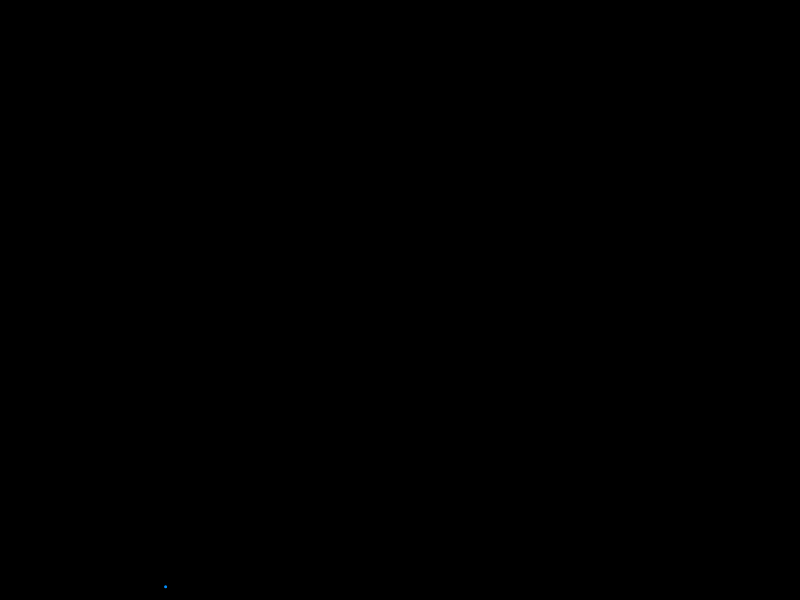
Frame 1 (no input)
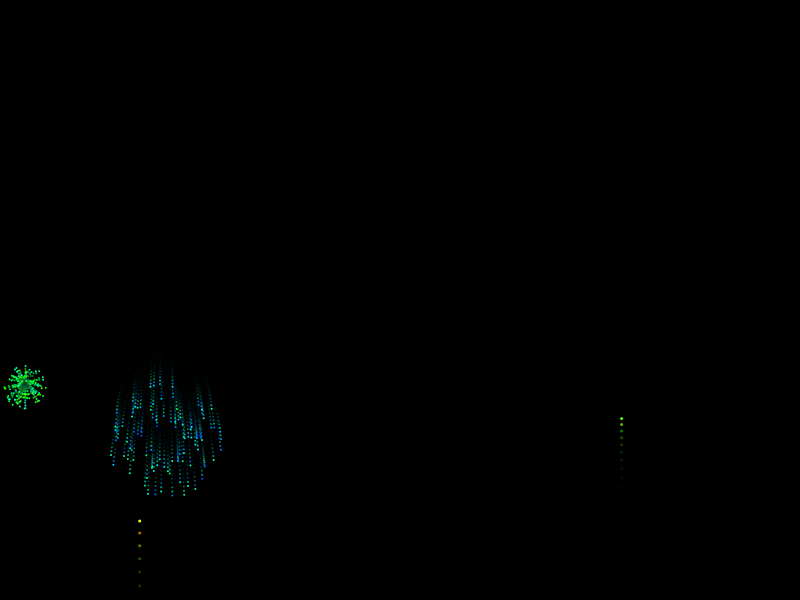
Frame 60 (no input)
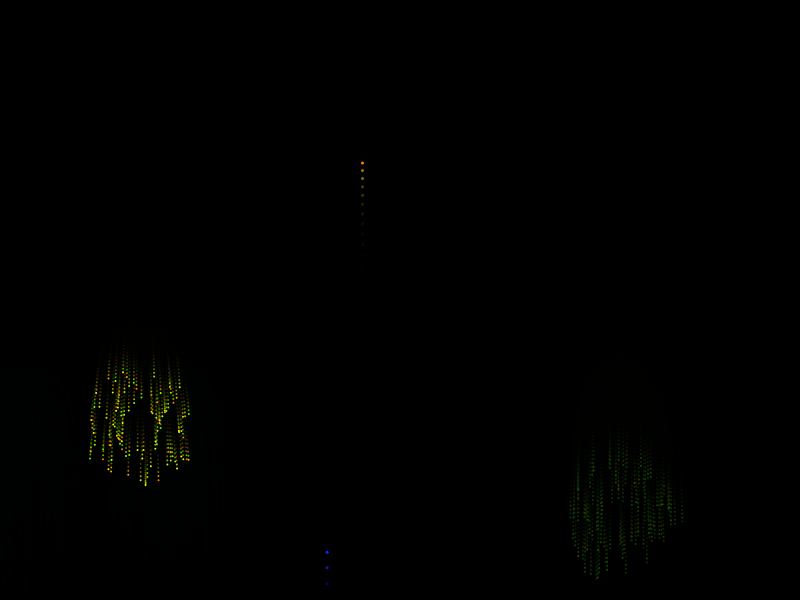
Frame 120 (the mouse pressed at the canvas centre since frame 60)

The p5.js sketch that drew these frames (run headless with seeded random() and noise() and a simulated clock; from frame 60 on, the mouse is pressed at the canvas centre):

// p5.js sketch
// ── sketch.js
var fireworks = [];
var gravity;

function setup() {
	createCanvas(800, 600);
	colorMode(HSB);
	stroke(255);
	strokeWeight(3);
	gravity = createVector(0, 0.4);
	fireworks.push(new Firework());
	background(0,80);
}

function draw() {
	colorMode(RGB);
	background(0,80);
	colorMode(HSB);
	if (random(1) < 0.04) {
		fireworks.push(new Firework());
	}
	for (var i = 0; i < fireworks.length; i++) {
		fireworks[i].update();
		fireworks[i].show();
		if (fireworks[i].particles.length > 0) {
			if(fireworks[i].particles[0].lifespan < 0) {
				fireworks.splice(i,1);
			}
		}
	}

}

// ── firework.js
function Firework() {
  this.hue = random(255);
  this.firework =
  new Particle(random(width),height,this.hue,true);
  this.exploded = false;
  this.particles = [];

  this.update = function() {
    if (!this.exploded) {
      this.firework.applyForce(gravity);
		  this.firework.update();
      if (this.firework.vel.y >= 0) {
        this.expolde();
      }
    }
    for (var i = 0; i <this.particles.length; i++) {
      this.particles[i].applyForce(gravity);
      this.particles[i].update();
    }
  }

  this.show = function() {
    if (!this.exploded) {
      this.firework.show();
    }
    for (var i = 0; i <this.particles.length; i++) {
      this.particles[i].show();
    }
  }

  this.expolde = function() {
    this.exploded = true;
    for (var i = 0; i < 100; i++) {
      this.particles.push(new Particle
        (this.firework.pos.x,
          this.firework.pos.y, this.hue));
    }
  }
}

// ── particle.js
function Particle(x, y, hue, firework) {
  this.hue = hue;
  this.pos = createVector(x, y);
  this.lifespan = 255;
  this.firework = firework;
  //this.vel = createVector(0, -12);
  if (this.firework) {
    this.vel = createVector(0, random(-22,-11));
  } else {
    this.vel = p5.Vector.random2D();
    this.vel.mult(random(2,7));
  }

  this.acc = createVector(0,0);

  this.applyForce = function(force) {
    this.acc.add(force);
  }
  this.update = function() {
    if (!this.firework) {
      this.vel.mult(0.9);
      this.lifespan -= 4;
      if (this.lifespan < 125) {
        this.lifespan -= 4;
      }
    }
    this.vel.add(this.acc);
    this.pos.add(this.vel);
    this.acc.mult(0);
  }

  this.show = function() {
    if (this.firework) {
      strokeWeight(3);
    } else {
      strokeWeight(2);
    }
    stroke(hue + random(-40, 40),
      255 + random(-10, 10),
      this.lifespan + random(-10, 10) );
    point(this.pos.x, this.pos.y);
  }

}
